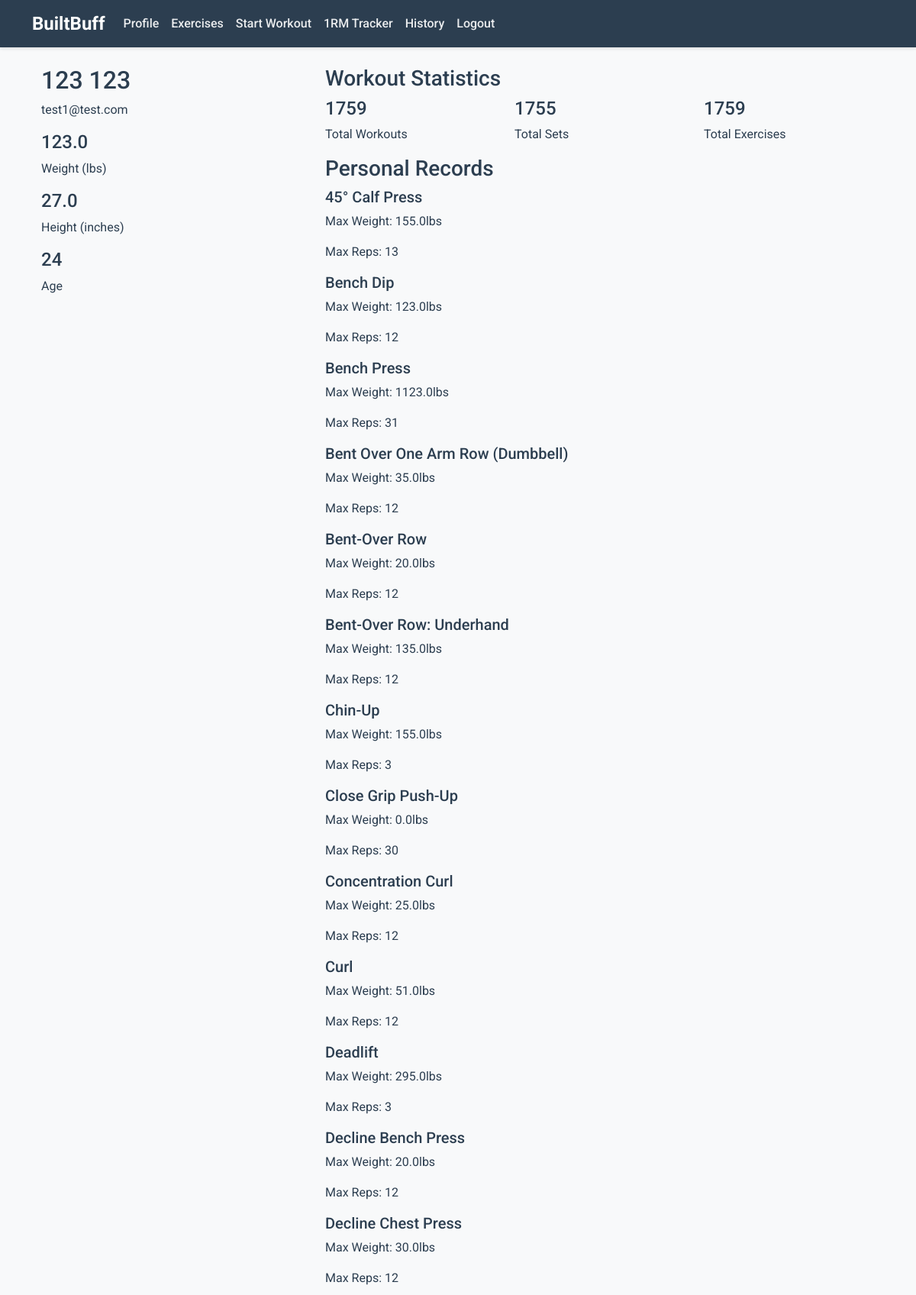
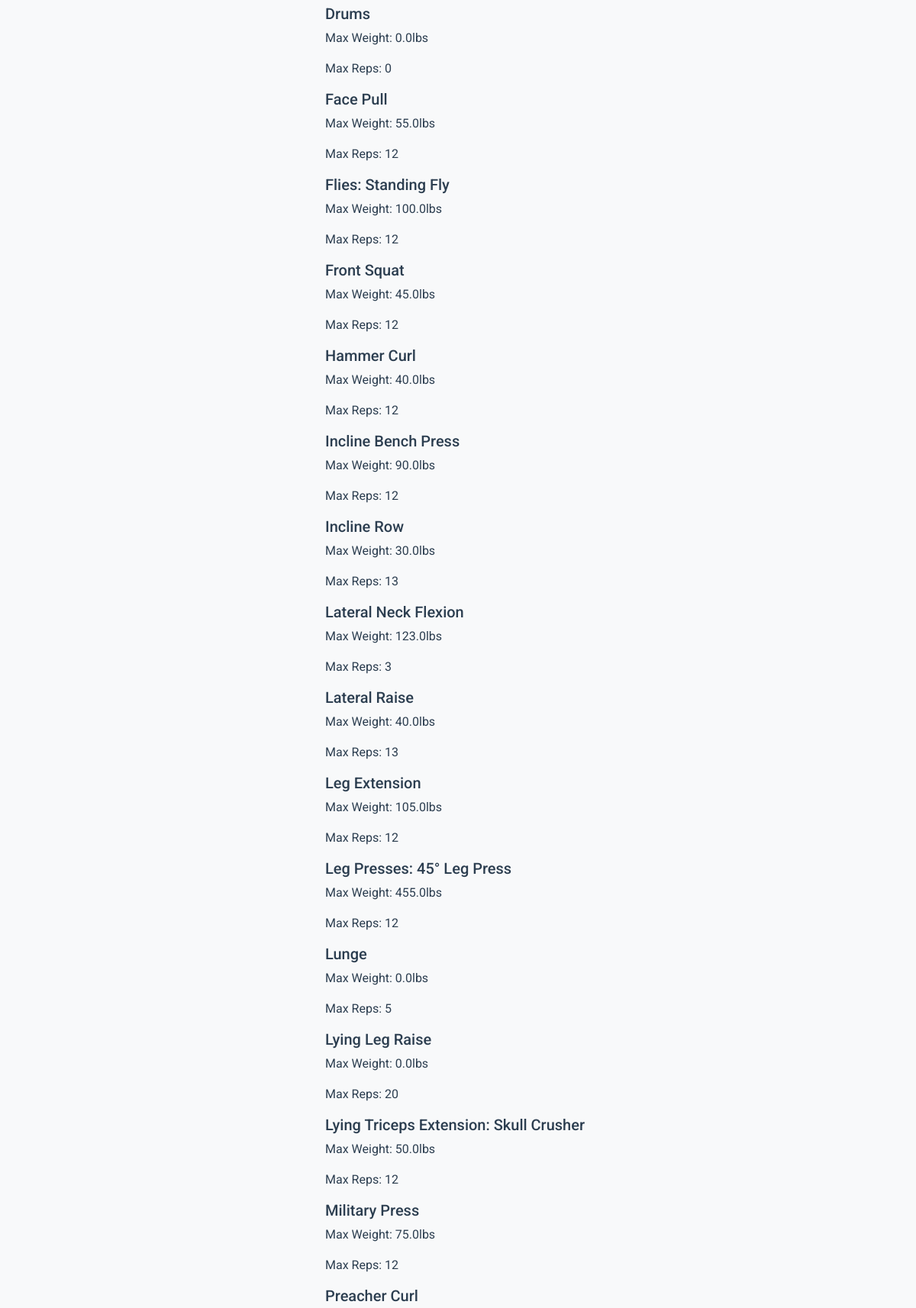
Screenshot of /profile (signed in, upper part) with the database file from the repository (2 pictures, top to bottom).
### models/__init__.py (models this page shows, shortened)
class User(db.Model, UserMixin):
    __tablename__ = 'users'
    user_id = db.Column(db.Integer, primary_key=True)
    first_name = db.Column(db.String(50), nullable=False)
    last_name = db.Column(db.String(50), nullable=False)
    email = db.Column(db.String(120), unique=True, nullable=False)
    password = db.Column(db.String(200), nullable=False)
    age = db.Column(db.Integer)
    weight = db.Column(db.Float)
    height = db.Column(db.Float)
    gender = db.Column(db.String(10))
    workout_sessions = db.relationship('WorkoutSession', backref='user', lazy=True)
    workout_logs = db.relationship('WorkoutLog', backref='user', lazy=True)

class WorkoutLog(db.Model):
    __tablename__ = 'workout_logs'
    workout_id = db.Column(db.Integer, primary_key=True)
    user_id = db.Column(db.Integer, db.ForeignKey('users.user_id'))
    session_id = db.Column(db.Integer, db.ForeignKey('workout_sessions.session_id'), nullable=False)
    session_workout_number = db.Column(db.Integer)  # New field for tracking workout number in the session
    completed_at = db.Column(db.Date)
    intensity_level = db.Column(db.String(10))
    rest_time = db.Column(db.Integer)
    reps = db.Column(db.Integer)
    sets = db.Column(db.Integer)
    exercise_name = db.Column(db.String(100))
    equipment = db.Column(db.String(100))
    variation = db.Column(db.String(100))
    weight = db.Column(db.Float)  # Weight used in each exercise

### app.py (the view)
@app.route('/profile')
@login_required
def profile():
    recent_sessions = WorkoutSession.query.filter_by(
        user_id=current_user.user_id,
        status='completed'
    ).order_by(WorkoutSession.start_time.desc()).limit(5).all()
    workout_stats = db.session.query(
        func.count(WorkoutSession.session_id).label('total_workouts'),
        func.sum(WorkoutLog.sets).label('total_sets'),
        func.count(WorkoutLog.workout_id).label('total_exercises')
    ).join(
        WorkoutLog,
        WorkoutLog.session_id == WorkoutSession.session_id
    ).filter(
        WorkoutSession.user_id == current_user.user_id,
        WorkoutSession.status == 'completed'
    ).first()
    pr_query = db.session.query(
        WorkoutLog.exercise_name,
        func.max(WorkoutLog.weight).label('max_weight'),
        func.max(WorkoutLog.reps).label('max_reps')
    ).filter(
        WorkoutLog.user_id == current_user.user_id
    ).group_by(
        WorkoutLog.exercise_name
    ).all()
    personal_records = {
        record.exercise_name: {
            'weight': record.max_weight,
            'reps': record.max_reps
        } for record in pr_query
    }
    return render_template('profile.html',
                         user=current_user,
                         recent_sessions=recent_sessions,
                         workout_stats=workout_stats,
                         personal_records=personal_records)

### app.py (called while the page is built)
@login_manager.user_loader
def load_user(user_id):
    return User.query.get(int(user_id))

### templates/profile.html
{% extends "base.html" %}
{% block content %}
<div class="container mt-4">
    <div class="row">
        <div class="col-md-4">
            <h2>{{ user.first_name }} {{ user.last_name }}</h2>
            <p>{{ user.email }}</p>
            <div class="stats-box">
                <h4>{{ user.weight }}</h4>
                <p>Weight (lbs)</p>
            </div>
            <div class="stats-box">
                <h4>{{ user.height }}</h4>
                <p>Height (inches)</p>
            </div>
            <div class="stats-box">
                <h4>{{ user.age }}</h4>
                <p>Age</p>
            </div>
        </div>
        <div class="col-md-8">
            <h3>Workout Statistics</h3>
            {% if workout_stats %}
            <div class="row">
                <div class="col-md-4">
                    <div class="stats-box">
                        <h4>{{ workout_stats.total_workouts or 0 }}</h4>
                        <p>Total Workouts</p>
                    </div>
                </div>
                <div class="col-md-4">
                    <div class="stats-box">
                        <h4>{{ workout_stats.total_sets or 0 }}</h4>
                        <p>Total Sets</p>
                    </div>
                </div>
                <div class="col-md-4">
                    <div class="stats-box">
                        <h4>{{ workout_stats.total_exercises or 0 }}</h4>
                        <p>Total Exercises</p>
                    </div>
                </div>
            </div>
            {% else %}
            <p>No workout statistics available</p>
            {% endif %}
            <h3>Personal Records</h3>
            {% if personal_records %}
                {% for exercise, record in personal_records.items() %}
                <div class="record-box">
                    <h5>{{ exercise|title }}</h5>
                    <p>Max Weight: {{ record.weight }}lbs</p>
                    <p>Max Reps: {{ record.reps }}</p>
                </div>
                {% endfor %}
            {% else %}
                <p>No records yet</p>
            {% endif %}
        </div>
    </div>
</div>
{% endblock %}

### templates/base.html (style rules this page uses)
:root { --primary-color: #2C3E50; --secondary-color: #E74C3C; --accent-color: #3498DB; --background-color: #F8F9FA; --text-color: #2C3E50; }
body { font-family: 'Roboto', sans-serif; background-color: var(--background-color); color: var(--text-color); }

### rows the page displays
User: first_name "123", last_name "123", email "test1@test.com", weight "123.0", height "27.0", age "24"
WorkoutLog: exercise_name "45° Calf Press", weight "155.0", reps "13"
WorkoutLog: exercise_name "Lateral Neck Flexion", weight "123.0", reps "3"

### other values shown
{{ workout_stats.total_workouts or 0 }} "1759"
{{ workout_stats.total_sets or 0 }} "1755"
{{ workout_stats.total_exercises or 0 }} "1759"
{{ exercise|title }} "Bench Dip" "Bench Press" "Bent Over One Arm Row (Dumbbell)" "Bent-Over Row" "Bent-Over Row: Underhand" "Chin-Up" "Close Grip Push-Up" "Concentration Curl" "Curl" "Deadlift" "Decline Bench Press" "Decline Chest Press" "Drums" "Face Pull" "Flies: Standing Fly" "Front Squat" "Hammer Curl" "Incline Bench Press" "Incline Row" "Lateral Raise" "Leg Extension" "Leg Presses: 45° Leg Press" "Lunge" "Lying Leg Raise" "Lying Triceps Extension: Skull Crusher" "Military Press" "Preacher Curl"
{{ record.weight }} "123.0" "1123.0" "35.0" "20.0" "135.0" "155.0" "0.0" "25.0" "51.0" "295.0" "20.0" "30.0" "0.0" "55.0" "100.0" "45.0" "40.0" "90.0" "30.0" "40.0" "105.0" "455.0" "0.0" "0.0" "50.0" "75.0"
{{ record.reps }} "12" "31" "12" "12" "12" "3" "30" "12" "12" "3" "12" "12" "0" "12" "12" "12" "12" "12" "13" "13" "12" "12" "5" "20" "12" "12"
